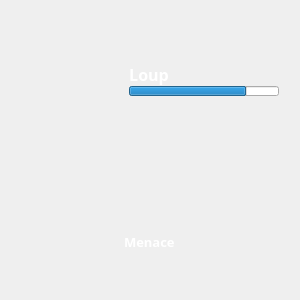
<?xml version="1.0" encoding="UTF-8"?>
<ui version="4.0">
 <class>W_showMonsterData</class>
 <widget class="QWidget" name="W_showMonsterData">
  <property name="geometry">
   <rect>
    <x>0</x>
    <y>0</y>
    <width>300</width>
    <height>300</height>
   </rect>
  </property>
  <property name="windowTitle">
   <string>Form</string>
  </property>
  <property name="styleSheet">
   <string notr="true"/>
  </property>
  <layout class="QVBoxLayout" name="verticalLayout_4">
   <item>
    <layout class="QVBoxLayout" name="verticalLayout_3">
     <item>
      <layout class="QHBoxLayout" name="horizontalLayout">
       <property name="spacing">
        <number>0</number>
       </property>
       <item>
        <widget class="QLabel" name="data_image">
         <property name="sizePolicy">
          <sizepolicy hsizetype="Fixed" vsizetype="Fixed">
           <horstretch>0</horstretch>
           <verstretch>0</verstretch>
          </sizepolicy>
         </property>
         <property name="minimumSize">
          <size>
           <width>100</width>
           <height>100</height>
          </size>
         </property>
         <property name="maximumSize">
          <size>
           <width>100</width>
           <height>100</height>
          </size>
         </property>
         <property name="styleSheet">
          <string notr="true"/>
         </property>
         <property name="text">
          <string/>
         </property>
        </widget>
       </item>
       <item>
        <layout class="QVBoxLayout" name="verticalLayout_2">
         <property name="spacing">
          <number>0</number>
         </property>
         <item>
          <spacer name="verticalSpacer_2">
           <property name="orientation">
            <enum>Qt::Vertical</enum>
           </property>
           <property name="sizeHint" stdset="0">
            <size>
             <width>20</width>
             <height>40</height>
            </size>
           </property>
          </spacer>
         </item>
         <item alignment="Qt::AlignLeft|Qt::AlignBottom">
          <widget class="QLabel" name="data_name">
           <property name="sizePolicy">
            <sizepolicy hsizetype="Maximum" vsizetype="Maximum">
             <horstretch>0</horstretch>
             <verstretch>0</verstretch>
            </sizepolicy>
           </property>
           <property name="font">
            <font>
             <family>Malgun Gothic</family>
             <pointsize>12</pointsize>
             <weight>75</weight>
             <bold>true</bold>
            </font>
           </property>
           <property name="styleSheet">
            <string notr="true">color:white;</string>
           </property>
           <property name="text">
            <string>Loup</string>
           </property>
           <property name="alignment">
            <set>Qt::AlignCenter</set>
           </property>
          </widget>
         </item>
         <item>
          <widget class="QProgressBar" name="data_life">
           <property name="sizePolicy">
            <sizepolicy hsizetype="Fixed" vsizetype="Maximum">
             <horstretch>0</horstretch>
             <verstretch>0</verstretch>
            </sizepolicy>
           </property>
           <property name="minimumSize">
            <size>
             <width>150</width>
             <height>10</height>
            </size>
           </property>
           <property name="maximumSize">
            <size>
             <width>150</width>
             <height>10</height>
            </size>
           </property>
           <property name="value">
            <number>78</number>
           </property>
           <property name="alignment">
            <set>Qt::AlignLeading|Qt::AlignLeft|Qt::AlignVCenter</set>
           </property>
           <property name="textVisible">
            <bool>false</bool>
           </property>
          </widget>
         </item>
         <item>
          <spacer name="verticalSpacer">
           <property name="orientation">
            <enum>Qt::Vertical</enum>
           </property>
           <property name="sizeHint" stdset="0">
            <size>
             <width>20</width>
             <height>40</height>
            </size>
           </property>
          </spacer>
         </item>
        </layout>
       </item>
      </layout>
     </item>
     <item>
      <layout class="QVBoxLayout" name="verticalLayout" stretch="0,1">
       <property name="spacing">
        <number>0</number>
       </property>
       <item alignment="Qt::AlignHCenter">
        <widget class="QLabel" name="data_menaceLv">
         <property name="sizePolicy">
          <sizepolicy hsizetype="Fixed" vsizetype="Fixed">
           <horstretch>0</horstretch>
           <verstretch>0</verstretch>
          </sizepolicy>
         </property>
         <property name="minimumSize">
          <size>
           <width>80</width>
           <height>80</height>
          </size>
         </property>
         <property name="maximumSize">
          <size>
           <width>80</width>
           <height>80</height>
          </size>
         </property>
         <property name="font">
          <font>
           <family>Impact</family>
           <pointsize>13</pointsize>
          </font>
         </property>
         <property name="styleSheet">
          <string notr="true">color:white;</string>
         </property>
         <property name="text">
          <string/>
         </property>
         <property name="alignment">
          <set>Qt::AlignCenter</set>
         </property>
        </widget>
       </item>
       <item alignment="Qt::AlignHCenter|Qt::AlignTop">
        <widget class="QLabel" name="data_threatLabel">
         <property name="sizePolicy">
          <sizepolicy hsizetype="Fixed" vsizetype="Maximum">
           <horstretch>0</horstretch>
           <verstretch>0</verstretch>
          </sizepolicy>
         </property>
         <property name="minimumSize">
          <size>
           <width>0</width>
           <height>0</height>
          </size>
         </property>
         <property name="maximumSize">
          <size>
           <width>1000</width>
           <height>1000</height>
          </size>
         </property>
         <property name="font">
          <font>
           <family>Malgun Gothic</family>
           <pointsize>10</pointsize>
           <weight>75</weight>
           <bold>true</bold>
          </font>
         </property>
         <property name="styleSheet">
          <string notr="true">color:white;</string>
         </property>
         <property name="text">
          <string>Menace</string>
         </property>
        </widget>
       </item>
      </layout>
     </item>
    </layout>
   </item>
  </layout>
 </widget>
 <resources/>
 <connections/>
</ui>
